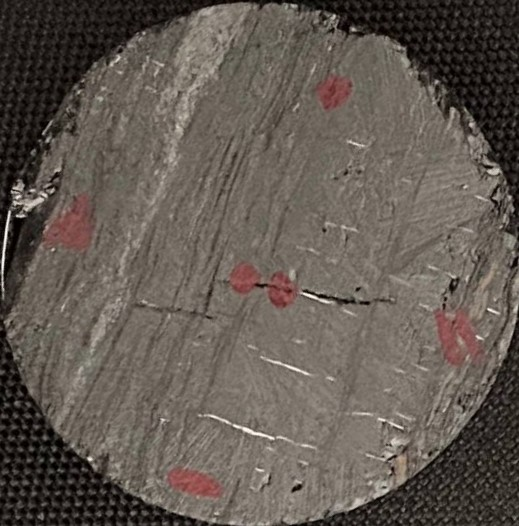
#> input picture data/2/before/original.jpg, 519 x 526 px
$ python preprocess.py   (older library calls are emulated)
#> lines starting #> are read from the running program, lines starting #| are printed output that depends on the picture; after the words box and inside, x2 and y2 are one past the last pixel; in counts of white or black regions, pixels touching at a corner belong together
import cv2
import numpy as np
from matplotlib import pyplot as plt


def crop_center(image):
    '''
    Given a binary image, deletes everything that lies
    outside of the circle inscribed in the image frame
    '''
    center = image.shape[0] // 2
    radius = int(center * 0.96)
    mask = np.zeros(image.shape[:2], dtype="uint8")
    cv2.circle(mask, (center, center), radius, 255, -1)
    result = cv2.bitwise_and(image, image, mask=mask)
    return result


def clear_dots(image, min_area):
    '''
    Create connected components of a binary image and
    delete those which area is less than min_area
    '''
    nlabels, labels, stats, _ = \
        cv2.connectedComponentsWithStats(
            image=image,
            labels=None,
            stats=None,
            centroids=None,
            connectivity=8,
            ltype=cv2.CV_32S
        )
    result = np.zeros((labels.shape), np.uint8)
    areas = stats[:, cv2.CC_STAT_AREA]
    for i in range(1, nlabels):
        if areas[i] >= min_area:
            result[labels == i] = 255
    return result


def process_image(image, size, alpha, C, min_area):
    '''
    Resizes the image to (size * size), and sequentially
    applies filters to the image with given hyperparameters
    '''
    resized = cv2.resize(image, (size, size))
    grayscaled = cv2.cvtColor(resized, cv2.COLOR_RGB2GRAY)
    bilatered = cv2.bilateralFilter(
        src=grayscaled,
        d=2,
        sigmaColor=75,
        sigmaSpace=75
    )
    brightened = cv2.convertScaleAbs(
        src=bilatered,
        alpha=alpha,
        beta=1,
    )
    thresholded = cv2.adaptiveThreshold(
        src=brightened,
        maxValue=255,
	    adaptiveMethod=cv2.ADAPTIVE_THRESH_GAUSSIAN_C,
        thresholdType=cv2.THRESH_BINARY_INV,
        blockSize=25,
        C=C,
    )
    cropped = crop_center(thresholded)
    cleared = clear_dots(cropped, min_area)
    negated = cv2.bitwise_not(cleared)
    plt.show()
    return negated


if __name__== '__main__':
    SIZE = 480
    when = "before"
    file_name = 2
    path = f"data/{file_name}/{when}/"
    original = cv2.imread(path + "original.jpg", 1)
#> original is the input picture: shape (526, 519, 3); mean B, G, R 81.8, 89.3, 98.1
    original = cv2.cvtColor(original, cv2.COLOR_BGR2RGB)
    processed = process_image(
        image=original,
        size=SIZE,
        alpha=1,
        C=7,
        min_area=10,
    )
#> in process_image, `grayscaled = cv2.cvtColor(resized, cv2.COLOR_RGB2GRAY)`:
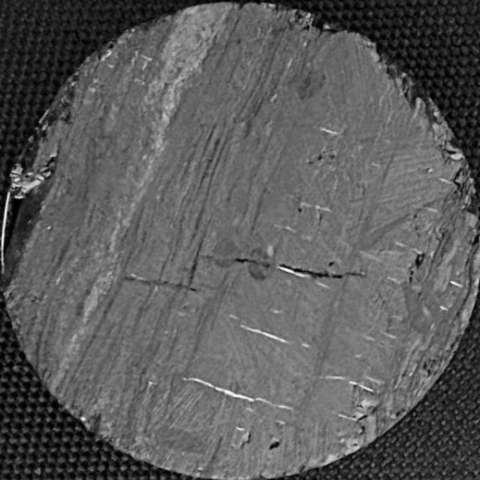
#> grayscaled: shape (480, 480); min 0, max 248, mean 91.1
#> in process_image, `thresholded = cv2.adaptiveThreshold( src=brightened, maxValue=255, ada..`:
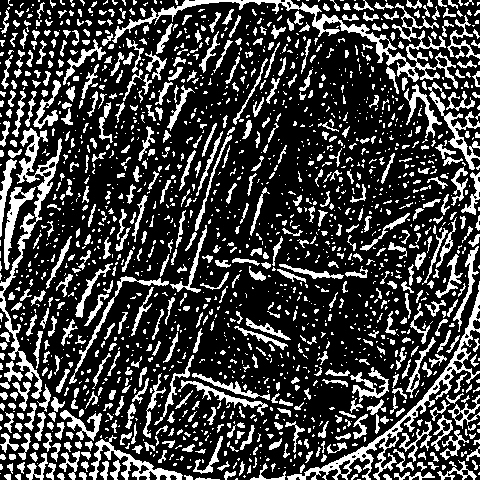
#> thresholded: shape (480, 480); 25.5% white; 1808 white regions (1180 under 20 px), largest, box (x1, y1, x2, y2) and area: (112, 0, 458, 89) 2762, (287, 281, 480, 480) 2559, (0, 128, 62, 399) 2278
#> in crop_center, `cv2.circle(mask, (center, center), radius, 255, -1)`:
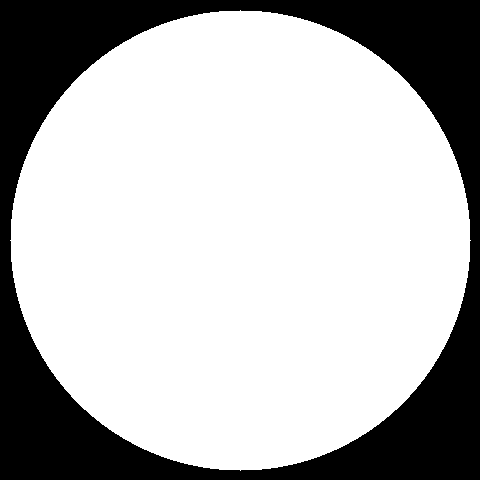
#> mask: shape (480, 480); 72.1% white; 1 black region, box (x1, y1, x2, y2) and area: (0, 0, 480, 480) 64191
#> in crop_center, `result = cv2.bitwise_and(image, image, mask=mask)`:
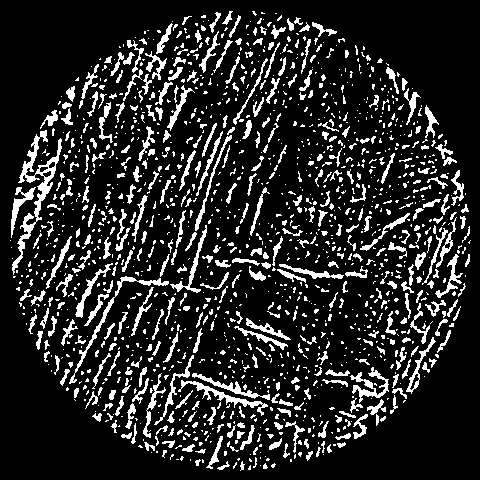
#> result: shape (480, 480); 15.3% white; 1493 white regions (1064 under 20 px), largest, box (x1, y1, x2, y2) and area: (12, 130, 62, 275) 1316, (69, 276, 169, 384) 583, (178, 380, 268, 416) 521
#> in clear_dots, `nlabels, labels, stats, _ = \ cv2.connectedComponentsWithStats( image=..`:
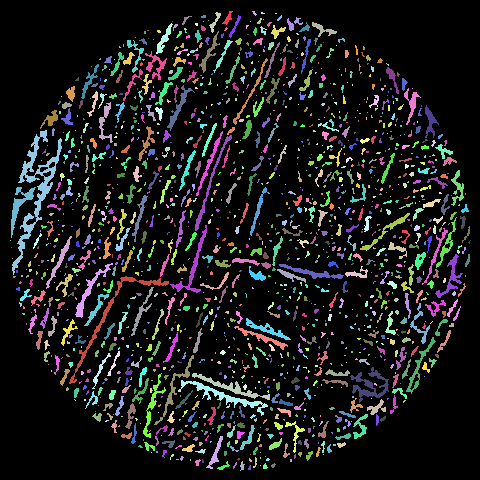
#> labels: shape (480, 480) int32; 1494 distinct labels, from 0 to 1493; one colour per label, 0 black
#> in clear_dots, `nlabels, labels, stats, _ = \ cv2.connectedComponentsWithStats( image=..`: nlabels = 1494; stats = 1494 rows, first 6: [0, 0, 480, 480, 195211], [222, 11, 11, 14, 58], [252, 11, 5, 5, 12], [209, 12, 12, 21, 74], [261, 12, 4, 2, 6], [275, 13, 2, 1, 2]
#> in clear_dots, `areas = stats[:, cv2.CC_STAT_AREA]`: areas = 1494 values, max 195211 at index 0, min 1 at index 12, mean 154.2
#> after the loop in clear_dots, `for i in range(1, nlabels):`:
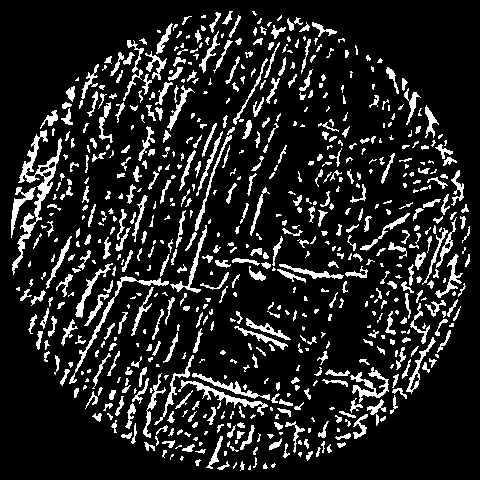
#> result: shape (480, 480); 13.9% white; 693 white regions (264 under 20 px), largest, box (x1, y1, x2, y2) and area: (12, 130, 62, 275) 1316, (69, 276, 169, 384) 583, (178, 380, 268, 416) 521
    cv2.imwrite(path + "processed.bmp", processed)
    plt.subplot(1, 2, 1)
    plt.imshow(original)
    plt.subplot(1, 2, 2)
    plt.imshow(processed, cmap='gray')
    plt.show()
